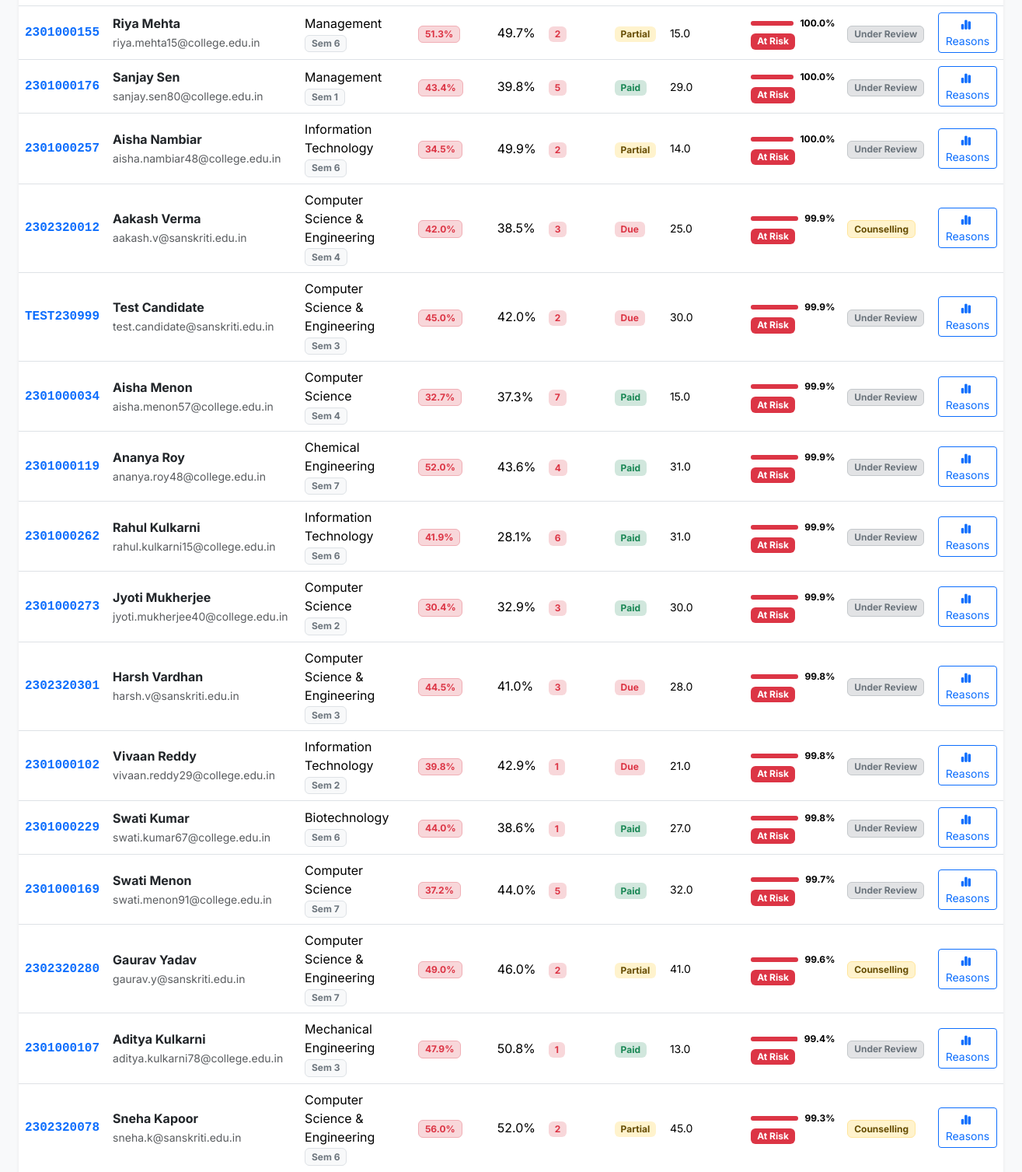
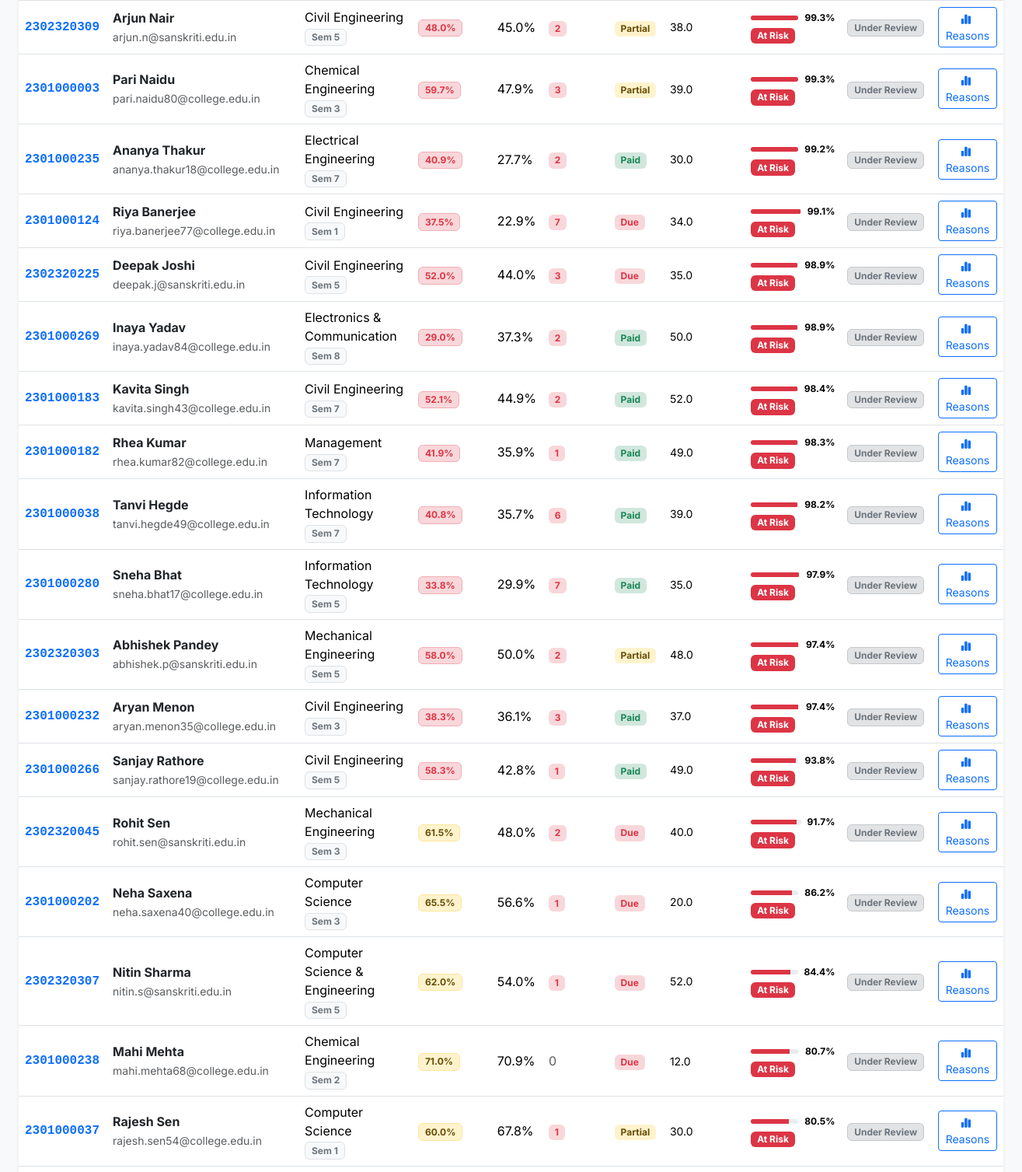
The page /students?risk_level=At+Risk (signed in, middle part) on the database as committed earlier (2 pictures, top to bottom).
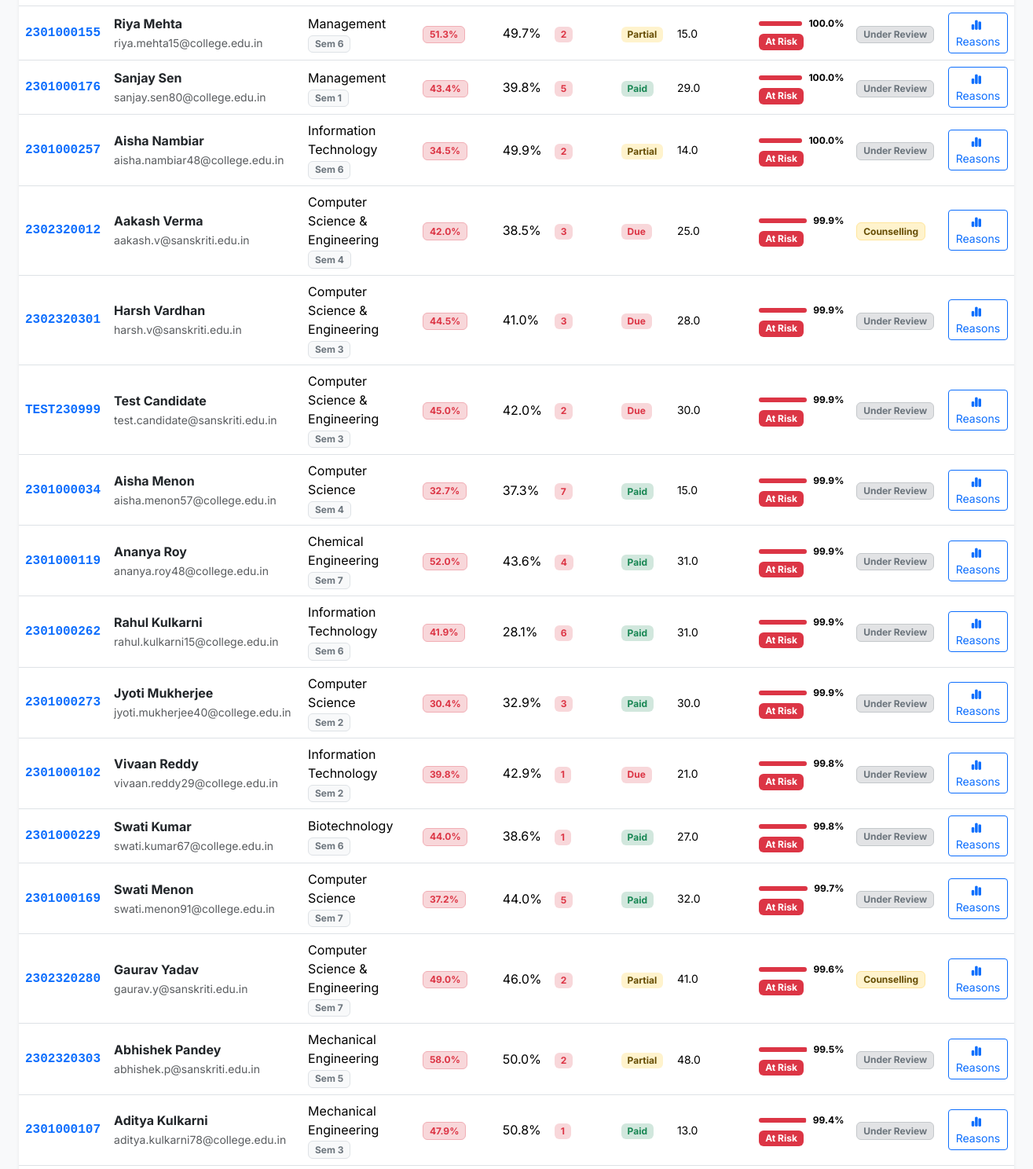
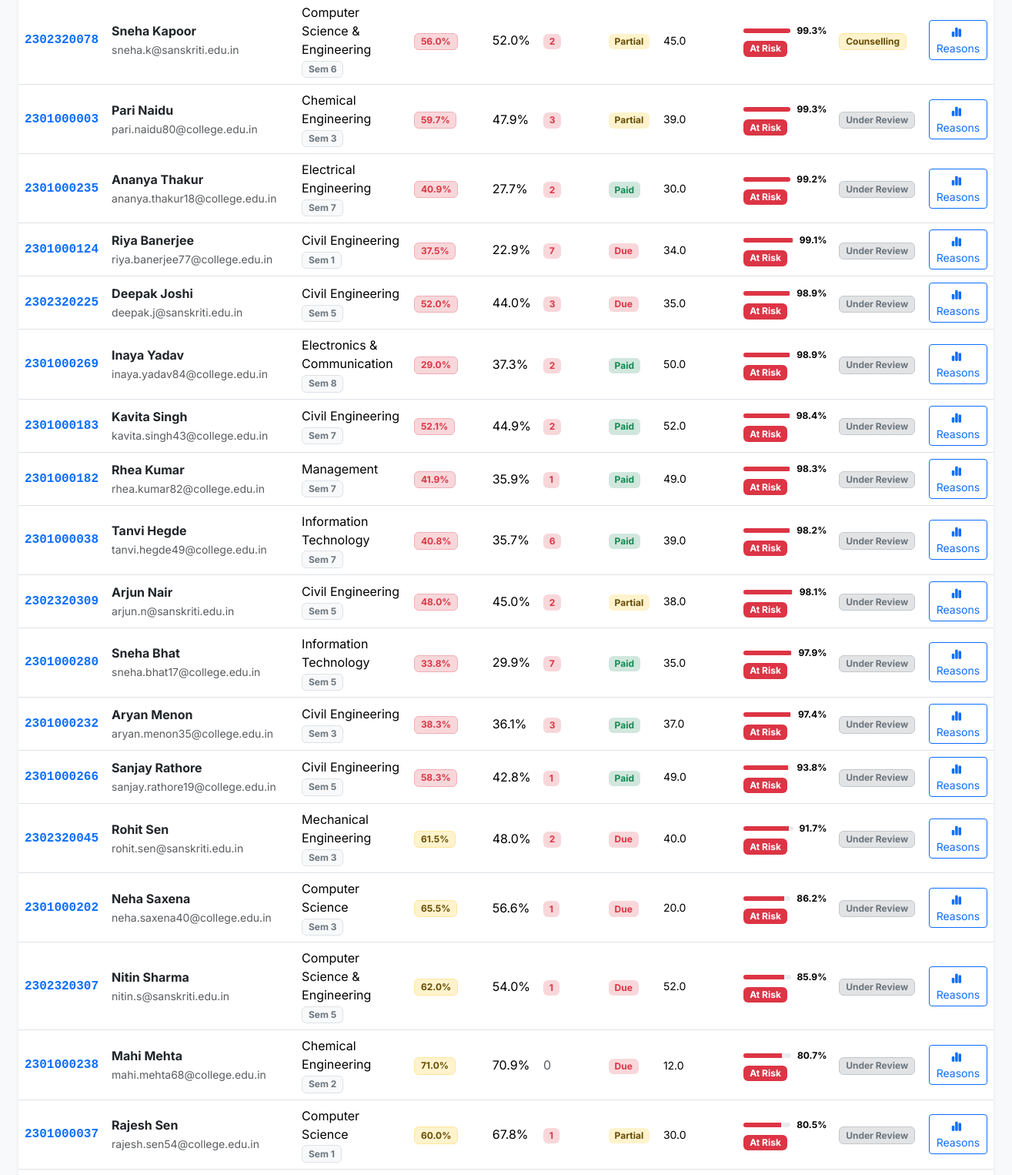
The same page on the database as committed later (2 pictures, top to bottom).
### database.py (models this page shows, shortened)
class Student(db.Model):
    __tablename__ = 'students'
    id = db.Column(db.Integer, primary_key=True)
    enrollment_no = db.Column(db.String(50), unique=True, nullable=False, index=True)
    name = db.Column(db.String(120), nullable=False)
    email = db.Column(db.String(120), nullable=True)
    phone = db.Column(db.String(30), nullable=True)
    department = db.Column(db.String(100), nullable=False)
    semester = db.Column(db.Integer, nullable=False, default=1)
    attendance_percentage = db.Column(db.Float, nullable=False, default=100.0)
    internal_marks_avg = db.Column(db.Float, nullable=False, default=75.0)
    backlog_count = db.Column(db.Integer, nullable=False, default=0)
    fee_status = db.Column(db.String(30), nullable=False, default='Paid')  # Paid, Partial, Due
    engagement_score = db.Column(db.Float, nullable=False, default=80.0)    # 0 - 100 LMS activity
    campus_location = db.Column(db.String(100), nullable=False, default='Main Campus')
    risk_score = db.Column(db.Float, default=0.0)  # 0.0 to 1.0 probability
    risk_level = db.Column(db.String(30), default='Low Risk')  # Low Risk, At Risk
    key_reasons = db.Column(db.Text, default='[]')  # JSON array of reasons
    lifecycle_status = db.Column(db.String(50), default='Low Risk')
    assigned_mentor_id = db.Column(db.Integer, db.ForeignKey('users.id'), nullable=True)
    created_at = db.Column(db.DateTime, default=datetime.utcnow)
    updated_at = db.Column(db.DateTime, default=datetime.utcnow, onupdate=datetime.utcnow)
    counselling_logs = db.relationship('CounsellingCase', backref='student', lazy=True, cascade='all, delete-orphan')

### app.py (the view, shortened to what this page needs)
    @app.route('/students')
    @login_required
    def students_list():
        q = request.args.get('q', '').strip()
        department = request.args.get('department', '').strip()
        semester = request.args.get('semester', '').strip()
        risk_level = request.args.get('risk_level', '').strip()
        lifecycle_status = request.args.get('lifecycle_status', '').strip()
        campus_location = request.args.get('campus_location', '').strip()
        query = Student.query
        if q:
            query = query.filter(
                (Student.enrollment_no.ilike(f"%{q}%")) |
                (Student.name.ilike(f"%{q}%")) |
                (Student.email.ilike(f"%{q}%"))
            )
        if department:
            query = query.filter_by(department=department)
        if semester:
            query = query.filter_by(semester=int(semester))
        if risk_level:
            query = query.filter_by(risk_level=risk_level)
        if lifecycle_status:
            query = query.filter_by(lifecycle_status=lifecycle_status)
        if campus_location:
            query = query.filter_by(campus_location=campus_location)
        students = query.order_by(Student.risk_score.desc()).all()
        all_departments = [d[0] for d in db.session.query(Student.department).distinct().all() if d[0]]
        all_campuses = [c[0] for c in db.session.query(Student.campus_location).distinct().all() if c[0]]
        mentors = User.query.filter(User.role.in_(['Faculty Mentor', 'Department Head', 'Admin'])).all()
        return render_template(
            'students.html',
            students=students,
            departments=all_departments,
            campuses=all_campuses,
            mentors=mentors,
            filters={
                'q': q,
                'department': department,
                'semester': semester,
                'risk_level': risk_level,
                'lifecycle_status': lifecycle_status,
                'campus_location': campus_location
            }
        )

### app.py (called while the page is built)
def login_required(f):
    @wraps(f)
    def decorated_function(*args, **kwargs):
        if 'user_id' not in session:
            flash('Please log in to access this portal.', 'warning')
            return redirect(url_for('login', next=request.url))
        return f(*args, **kwargs)
    return decorated_function

### templates/students.html (shortened to what this page needs)
{% extends 'base.html' %}
{% block content %}
<div class="container-fluid px-3 px-lg-4">
    <div class="card border-0 shadow-sm rounded-3">
        <div class="card-body p-0">
            <div class="table-responsive">
                <table class="table table-hover align-middle mb-0">
                    <tbody>
                        {% for s in students %}
                        <tr>
                            <td class="font-monospace fw-semibold text-primary">
                                <a href="{{ url_for('student_detail', student_id=s.id) }}" class="text-decoration-none">
                                    {{ s.enrollment_no }}
                                </a>
                            </td>
                            <td>
                                <div class="fw-bold text-dark">{{ s.name }}</div>
                                <small class="text-muted">{{ s.email }}</small>
                            </td>
                            <td>
                                <div>{{ s.department }}</div>
                                <span class="badge bg-light text-secondary border fs-xs">Sem {{ s.semester }}</span>
                            </td>
                            <td>
                                <span class="badge {% if s.attendance_percentage < 60 %}bg-danger-subtle text-danger border border-danger-subtle{% elif s.attendance_percentage < 75 %}bg-warning-subtle text-warning-emphasis border border-warning-subtle{% else %}bg-success-subtle text-success border border-success-subtle{% endif %}">
                                    {{ s.attendance_percentage }}%
                                </span>
                            </td>
                            <td>{{ s.internal_marks_avg }}%</td>
                            <td>
                                {% if s.backlog_count > 0 %}
                                <span class="badge bg-danger-subtle text-danger fw-bold">{{ s.backlog_count }}</span>
                                {% else %}
                                <span class="text-muted">0</span>
                                {% endif %}
                            </td>
                            <td>
                                <span class="badge {% if s.fee_status == 'Paid' %}bg-success-subtle text-success{% elif s.fee_status == 'Partial' %}bg-warning-subtle text-warning-emphasis{% else %}bg-danger-subtle text-danger{% endif %} fs-xs">
                                    {{ s.fee_status }}
                                </span>
                            </td>
                            <td>
                                <div class="d-flex align-items-center gap-1">
                                    <small>{{ s.engagement_score }}</small>
                                </div>
                            </td>
                            <td>
                                <div class="d-flex align-items-center gap-2">
                                    <div class="progress flex-grow-1" style="height: 6px; width: 55px;">
                                        <div class="progress-bar {% if s.risk_score >= 0.70 %}bg-danger{% elif s.risk_score >= 0.50 %}bg-warning{% else %}bg-success{% endif %}"
                                             style="width: {{ s.risk_score * 100 }}%">
                                        </div>
                                    </div>
                                    <strong class="fs-xs">{{ (s.risk_score * 100)|round(1) }}%</strong>
                                </div>
                                <span class="badge {% if s.risk_level == 'At Risk' %}bg-danger{% else %}bg-success{% endif %} fs-xs mt-1">
                                    {{ s.risk_level }}
                                </span>
                            </td>
                            <td>
                                <span class="badge
                                    {% if s.lifecycle_status == 'Closed' %}bg-success-subtle text-success border border-success-subtle
                                    {% elif s.lifecycle_status == 'Intervened' %}bg-info-subtle text-info border border-info-subtle
                                    {% elif s.lifecycle_status == 'Counselling' %}bg-warning-subtle text-warning-emphasis border border-warning-subtle
                                    {% elif s.lifecycle_status == 'Under Review' %}bg-secondary-subtle text-secondary border border-secondary-subtle
                                    {% elif s.lifecycle_status == 'At Risk' %}bg-danger-subtle text-danger border border-danger-subtle
                                    {% else %}bg-light text-muted border{% endif %} fs-xs">
                                    {{ s.lifecycle_status }}
                                </span>
                            </td>
                            <td class="text-end">
                                <a href="{{ url_for('student_detail', student_id=s.id) }}" class="btn btn-sm btn-outline-primary py-1 px-2" title="Inspect Profile & AI Reason Analysis">
                                    <i class="fa-solid fa-chart-simple me-1"></i> Reasons
                                </a>
                            </td>
                        </tr>
                        {% endfor %}
                    </tbody>
                </table>
            </div>
        </div>
    </div>
</div>
{% endblock %}

### templates/base.html (shortened to what this page needs)
<!DOCTYPE html>
<html lang="en">
<head>
    <link href="https://cdn.jsdelivr.net/npm/bootstrap@5.3.2/dist/css/bootstrap.min.css" rel="stylesheet">
    <link rel="stylesheet" href="https://cdnjs.cloudflare.com/ajax/libs/font-awesome/6.4.2/css/all.min.css">
    <link rel="stylesheet" href="{{ url_for('static', filename='css/style.css') }}">
</head>
<body class="bg-light">
    <main class="py-3">
        {% block content %}{% endblock %}
    </main>
</body>
</html>

### static/css/style.css (style rules this page uses)
:root { --primary-color: #1a56db; --navy-color: #0f172a; --navy-header: #1e293b; --accent-warning: #f59e0b; --accent-danger: #ef4444; --accent-success: #10b981; --bg-light: #f8fafc; }
body { font-family: 'Inter', system-ui, -apple-system, sans-serif; color: #1e293b; background-color: var(--bg-light); }
.fs-xs { font-size: 0.75rem !important; }

Rows that differ between the two databases and show on the page:
changed Student "Harsh Vardhan": (s.risk_score*100)|round(1) "99.8" → "99.9"; moves up the list
changed Student "Abhishek Pandey": (s.risk_score*100)|round(1) "97.4" → "99.5"; moves up the list
changed Student "Arjun Nair": risk_score 0.993 → 0.981 (drawn); (s.risk_score*100)|round(1) "99.3" → "98.1"; moves down the list
changed Student "Nitin Sharma": risk_score 0.844 → 0.859 (drawn); (s.risk_score*100)|round(1) "84.4" → "85.9"
